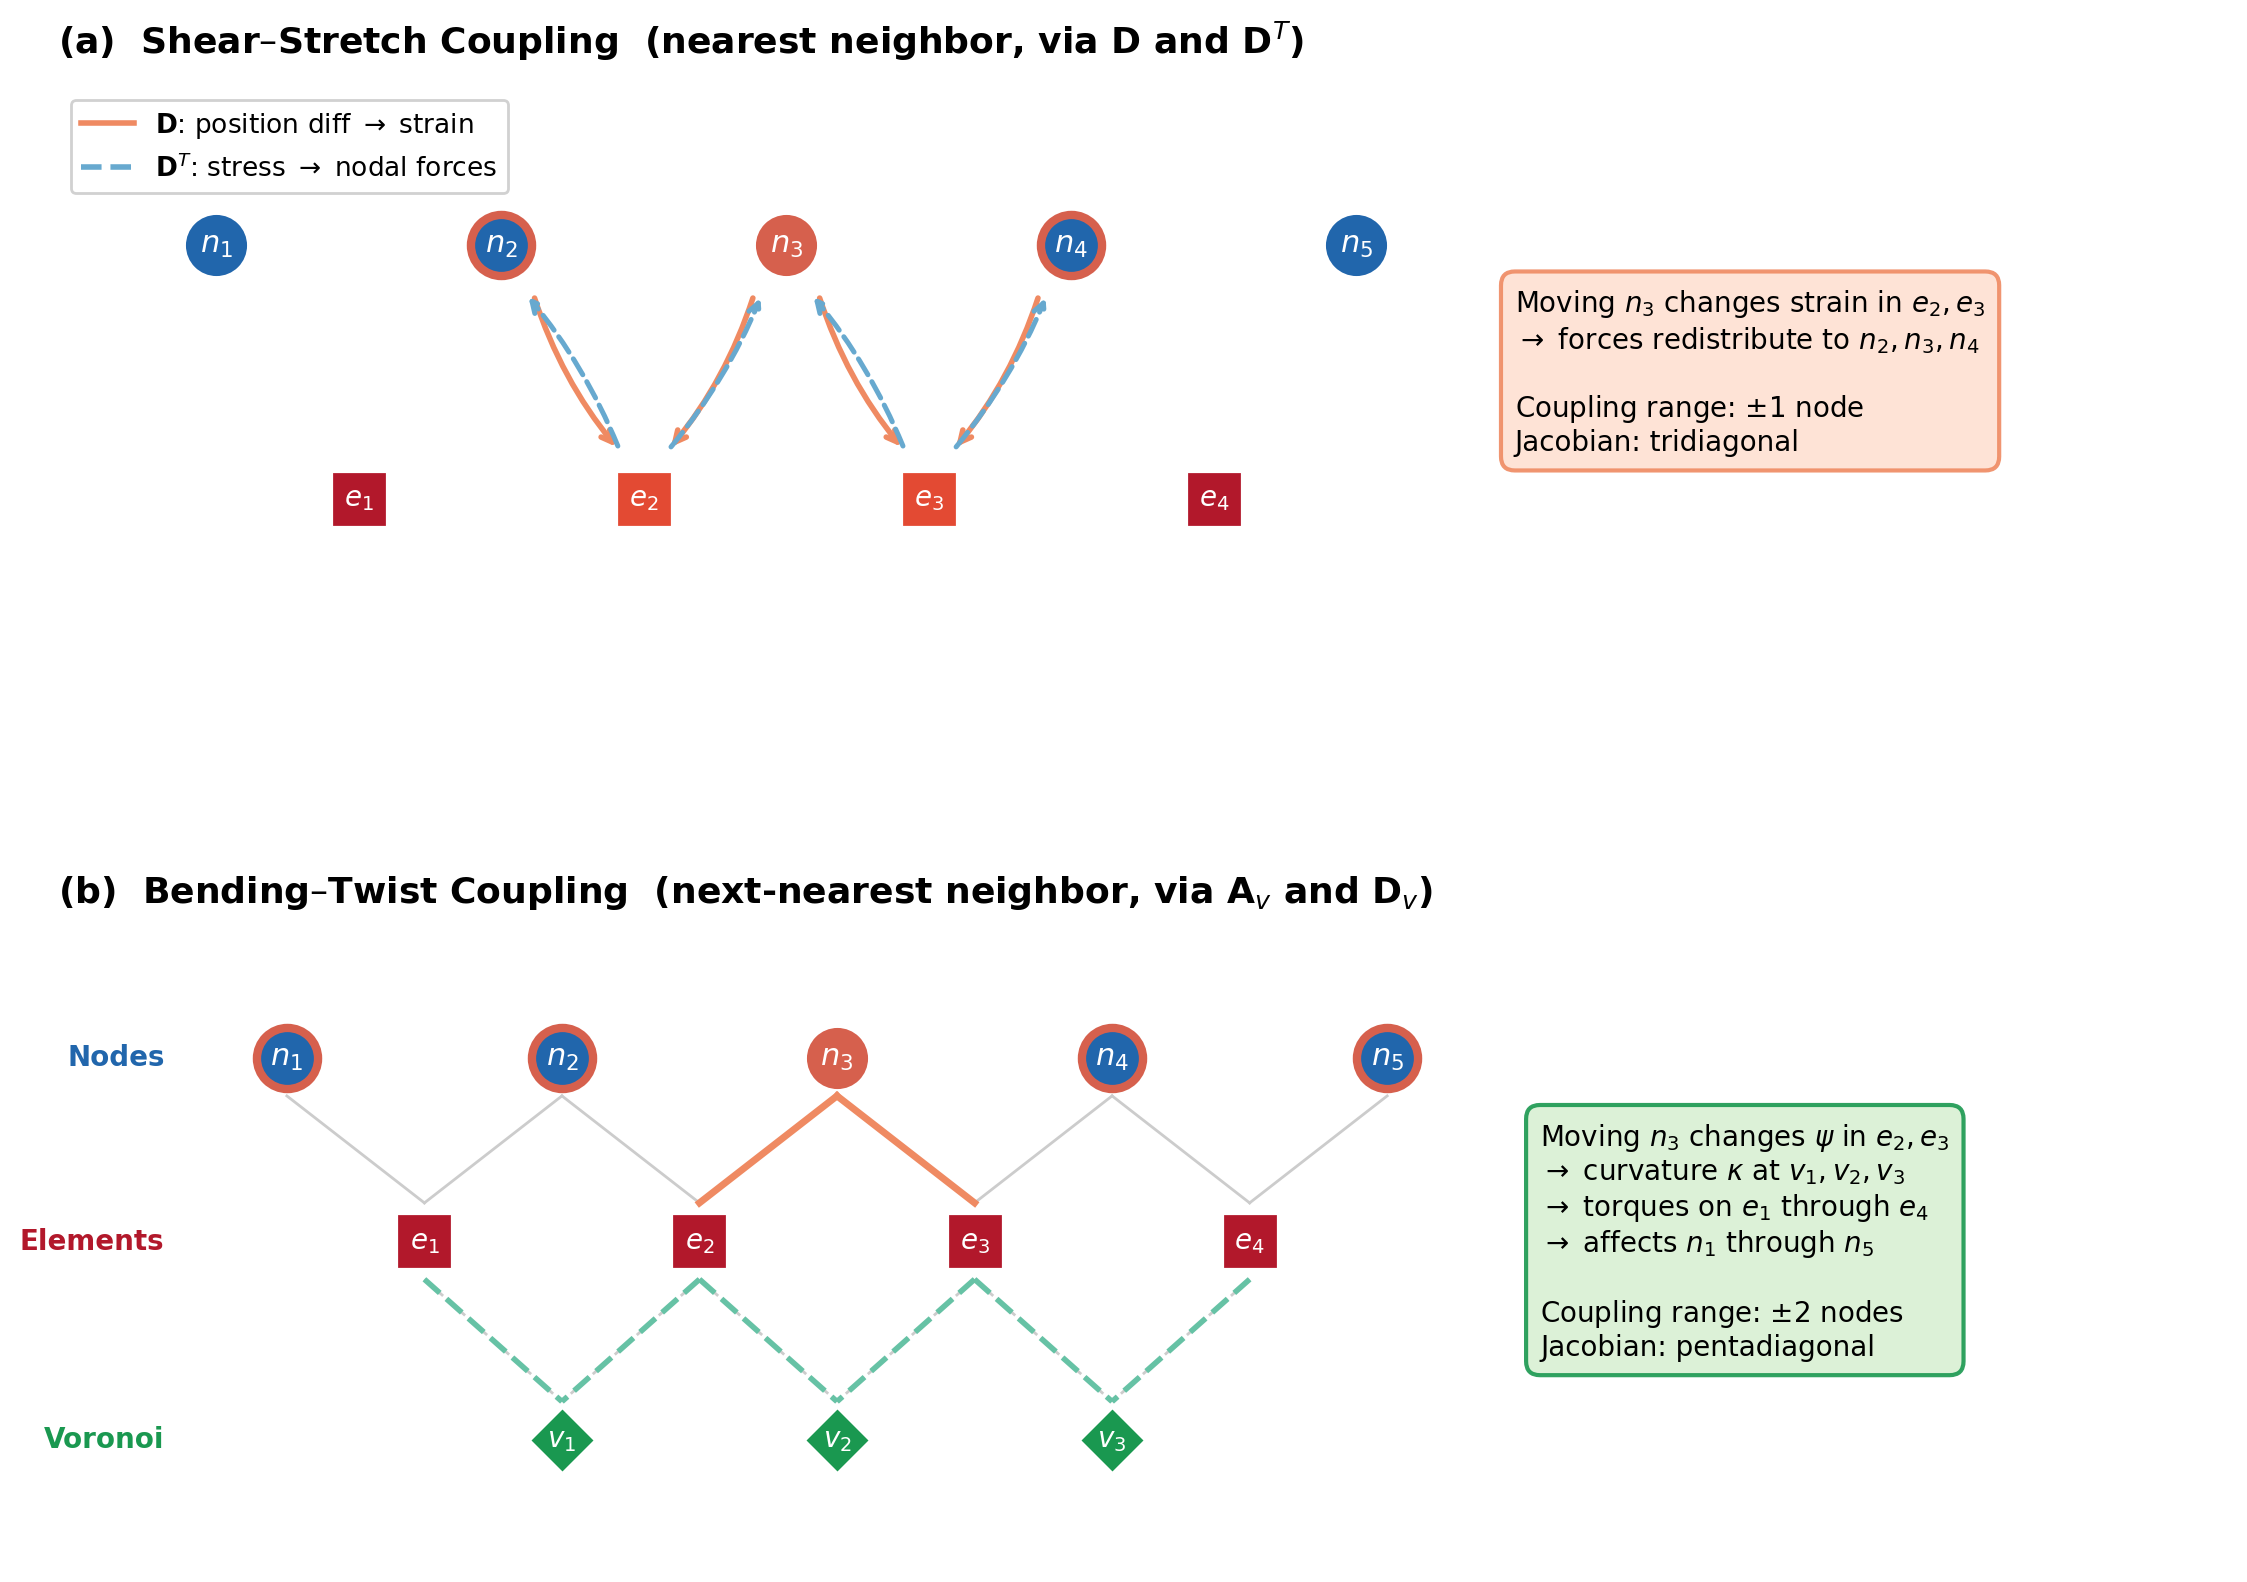

Here is the Python script that generated this plot:
"""Generate coupling pattern diagram showing how adjacent nodes interact."""

import matplotlib.pyplot as plt
import numpy as np

fig, axes = plt.subplots(2, 1, figsize=(14, 10),
                         gridspec_kw={'height_ratios': [1, 1], 'hspace': 0.35})

spacing = 1.8
nodes_x = np.arange(5, dtype=float) * spacing
elem_x = 0.5 * (nodes_x[:-1] + nodes_x[1:])
vor_x = 0.5 * (elem_x[:-1] + elem_x[1:])

MS_N = 22   # node marker size
MS_E = 18   # element marker size
MS_V = 15   # voronoi marker size
FS_LBL = 11  # label font inside marker
FS_ANN = 10  # annotation font

# =========================================================================
# Panel A: Shear-Stretch Coupling
# =========================================================================
ax = axes[0]
ax.set_title(
    r'(a)  Shear–Stretch Coupling  (nearest neighbor, via $\mathbf{D}$ and $\mathbf{D}^T$)',
    fontsize=13, fontweight='bold', loc='left', pad=12)

y_n = 1.2
y_e = -0.4

# Nodes
for i, x in enumerate(nodes_x):
    is_source = (i == 2)
    is_affected = (i in [1, 3])
    ec = '#d6604d' if (is_source or is_affected) else 'none'
    ew = 3.0 if is_affected else (0 if not is_source else 0)
    fc = '#d6604d' if is_source else '#2166ac'
    ax.plot(x, y_n, 'o', color=fc, markersize=MS_N, zorder=5,
            markeredgecolor=ec if is_affected else 'none',
            markeredgewidth=ew)
    ax.text(x, y_n, f'$n_{{{i+1}}}$', ha='center', va='center',
            fontsize=FS_LBL, color='white', fontweight='bold', zorder=6)

# Elements
for e, x in enumerate(elem_x):
    highlight = (e in [1, 2])
    fc = '#e34a33' if highlight else '#b2182b'
    ax.plot(x, y_e, 's', color=fc, markersize=MS_E, zorder=5)
    ax.text(x, y_e, f'$e_{{{e+1}}}$', ha='center', va='center',
            fontsize=FS_LBL - 1, color='white', fontweight='bold', zorder=6)

# D arrows: n3 -> e2, e3 (strain depends on position difference)
for e_idx in [1, 2]:
    x_e = elem_x[e_idx]
    x_left = nodes_x[e_idx]
    x_right = nodes_x[e_idx + 1]
    ax.annotate('', xy=(x_e - 0.15, y_e + 0.30),
                xytext=(x_left + 0.20, y_n - 0.30),
                arrowprops=dict(arrowstyle='->', color='#ef8a62', lw=2.0,
                                connectionstyle='arc3,rad=0.1'))
    ax.annotate('', xy=(x_e + 0.15, y_e + 0.30),
                xytext=(x_right - 0.20, y_n - 0.30),
                arrowprops=dict(arrowstyle='->', color='#ef8a62', lw=2.0,
                                connectionstyle='arc3,rad=-0.1'))

# D^T arrows: e2, e3 -> n2, n3, n4 (forces distributed back)
for e_idx, target_nodes in [(1, [1, 2]), (2, [2, 3])]:
    x_e = elem_x[e_idx]
    for ni in target_nodes:
        x_n = nodes_x[ni]
        ax.annotate('', xy=(x_n + (0.15 if x_n < x_e else -0.15), y_n - 0.30),
                    xytext=(x_e + (-0.15 if x_n < x_e else 0.15), y_e + 0.30),
                    arrowprops=dict(arrowstyle='->', color='#67a9cf', lw=1.8,
                                    linestyle='--',
                                    connectionstyle='arc3,rad=0.08'))

# Annotation box (right side, vertically centered)
ax.text(nodes_x[-1] + 1.0, 0.5 * (y_n + y_e),
        r'Moving $n_3$ changes strain in $e_2, e_3$' '\n'
        r'$\rightarrow$ forces redistribute to $n_2, n_3, n_4$' '\n\n'
        r'Coupling range: $\pm 1$ node' '\n'
        r'Jacobian: tridiagonal',
        fontsize=FS_ANN, va='center', ha='left',
        bbox=dict(boxstyle='round,pad=0.5', facecolor='#fee0d2',
                  edgecolor='#ef8a62', alpha=0.9, linewidth=1.5))

# Legend
from matplotlib.lines import Line2D
leg_elements = [
    Line2D([0], [0], color='#ef8a62', lw=2, label=r'$\mathbf{D}$: position diff $\to$ strain'),
    Line2D([0], [0], color='#67a9cf', lw=2, linestyle='--',
           label=r'$\mathbf{D}^T$: stress $\to$ nodal forces'),
]
ax.legend(handles=leg_elements, loc='upper left', fontsize=9.5, framealpha=0.9)

ax.set_xlim(-1.0, nodes_x[-1] + 5.5)
ax.set_ylim(-1.3, 2.2)
ax.set_aspect('equal')
ax.axis('off')

# =========================================================================
# Panel B: Bending-Twist Coupling
# =========================================================================
ax = axes[1]
ax.set_title(
    r'(b)  Bending–Twist Coupling  (next-nearest neighbor, via $\mathbf{A}_v$ and $\mathbf{D}_v$)',
    fontsize=13, fontweight='bold', loc='left', pad=12)

y_n = 2.5
y_e = 1.3
y_v = 0.0

# Nodes
for i, x in enumerate(nodes_x):
    is_source = (i == 2)
    is_affected = (i in [0, 1, 3, 4])
    fc = '#d6604d' if is_source else '#2166ac'
    ec = '#d6604d' if is_affected else 'none'
    ew = 3.0 if is_affected else 0
    ax.plot(x, y_n, 'o', color=fc, markersize=MS_N, zorder=5,
            markeredgecolor=ec, markeredgewidth=ew)
    ax.text(x, y_n, f'$n_{{{i+1}}}$', ha='center', va='center',
            fontsize=FS_LBL, color='white', fontweight='bold', zorder=6)

# Elements
for e, x in enumerate(elem_x):
    ax.plot(x, y_e, 's', color='#b2182b', markersize=MS_E, zorder=5)
    ax.text(x, y_e, f'$e_{{{e+1}}}$', ha='center', va='center',
            fontsize=FS_LBL - 1, color='white', fontweight='bold', zorder=6)

# Voronoi
for v, x in enumerate(vor_x):
    ax.plot(x, y_v, 'D', color='#1a9850', markersize=MS_V, zorder=5)
    ax.text(x, y_v, f'$v_{{{v+1}}}$', ha='center', va='center',
            fontsize=FS_LBL - 1, color='white', fontweight='bold', zorder=6)

# Node -> Element connections (all, light)
for e in range(len(elem_x)):
    ax.plot([nodes_x[e], elem_x[e]], [y_n - 0.25, y_e + 0.25], '-',
            color='#cccccc', lw=1, zorder=1)
    ax.plot([nodes_x[e + 1], elem_x[e]], [y_n - 0.25, y_e + 0.25], '-',
            color='#cccccc', lw=1, zorder=1)

# Element -> Voronoi connections (all, light)
for v in range(len(vor_x)):
    ax.plot([elem_x[v], vor_x[v]], [y_e - 0.25, y_v + 0.25], '--',
            color='#cccccc', lw=1, zorder=1)
    ax.plot([elem_x[v + 1], vor_x[v]], [y_e - 0.25, y_v + 0.25], '--',
            color='#cccccc', lw=1, zorder=1)

# Highlight the active chain: n3 -> e2,e3 -> v1,v2,v3
for e_idx in [1, 2]:
    ax.plot([nodes_x[2], elem_x[e_idx]], [y_n - 0.25, y_e + 0.25], '-',
            color='#ef8a62', lw=2.5, zorder=2)
# e1,e2 -> v1; e2,e3 -> v2; e3,e4 -> v3
for v_idx in range(3):
    for e_off in [0, 1]:
        e_src = v_idx + e_off
        if e_src < len(elem_x):
            ax.plot([elem_x[e_src], vor_x[v_idx]], [y_e - 0.25, y_v + 0.25],
                    '--', color='#66c2a5', lw=2.0, zorder=2)

# Annotation box
ax.text(nodes_x[-1] + 1.0, y_e,
        r'Moving $n_3$ changes $\psi$ in $e_2, e_3$' '\n'
        r'$\rightarrow$ curvature $\kappa$ at $v_1, v_2, v_3$' '\n'
        r'$\rightarrow$ torques on $e_1$ through $e_4$' '\n'
        r'$\rightarrow$ affects $n_1$ through $n_5$' '\n\n'
        r'Coupling range: $\pm 2$ nodes' '\n'
        r'Jacobian: pentadiagonal',
        fontsize=FS_ANN, va='center', ha='left',
        bbox=dict(boxstyle='round,pad=0.5', facecolor='#d9f0d3',
                  edgecolor='#1a9850', alpha=0.9, linewidth=1.5))

# Layer labels
ax.text(-0.8, y_n, 'Nodes', ha='right', va='center', fontsize=10,
        fontweight='bold', color='#2166ac')
ax.text(-0.8, y_e, 'Elements', ha='right', va='center', fontsize=10,
        fontweight='bold', color='#b2182b')
ax.text(-0.8, y_v, 'Voronoi', ha='right', va='center', fontsize=10,
        fontweight='bold', color='#1a9850')

ax.set_xlim(-1.5, nodes_x[-1] + 5.5)
ax.set_ylim(-0.8, 3.3)
ax.set_aspect('equal')
ax.axis('off')

plt.savefig('/home/user/snake-hrl-torchrl/figures/coupling_pattern.png',
            dpi=200, bbox_inches='tight', facecolor='white')
plt.savefig('/home/user/snake-hrl-torchrl/figures/coupling_pattern.pdf',
            bbox_inches='tight', facecolor='white')
print("Saved coupling_pattern.png and coupling_pattern.pdf")
